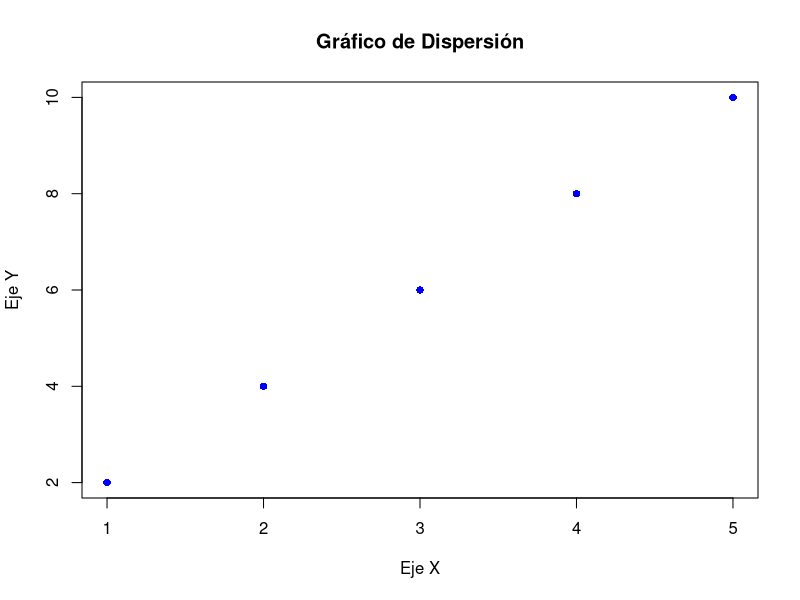
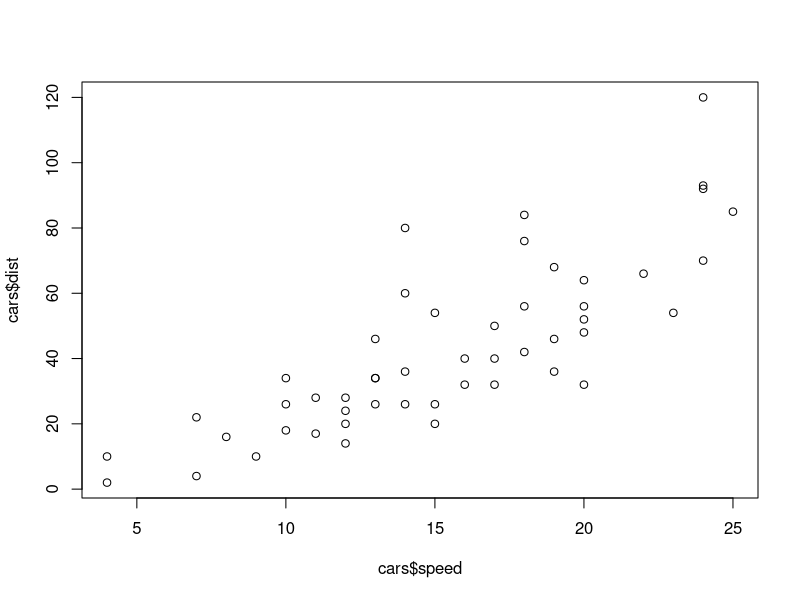
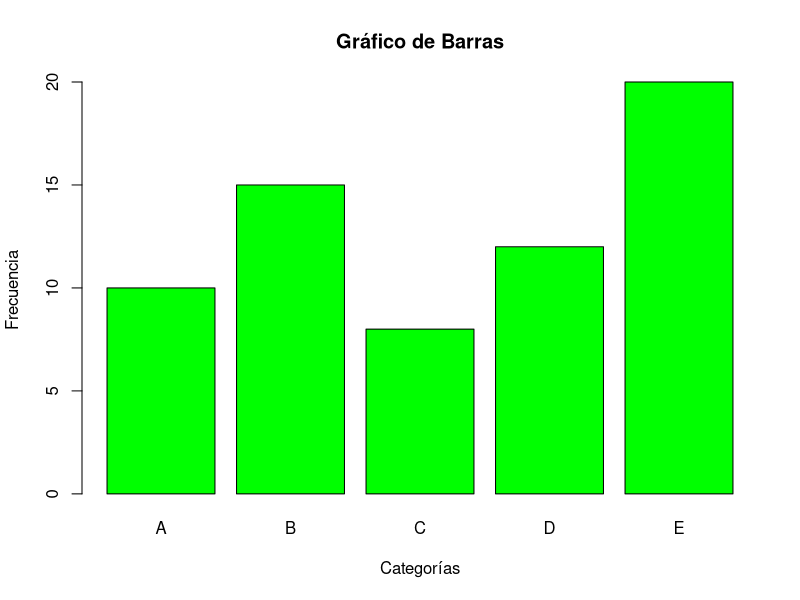
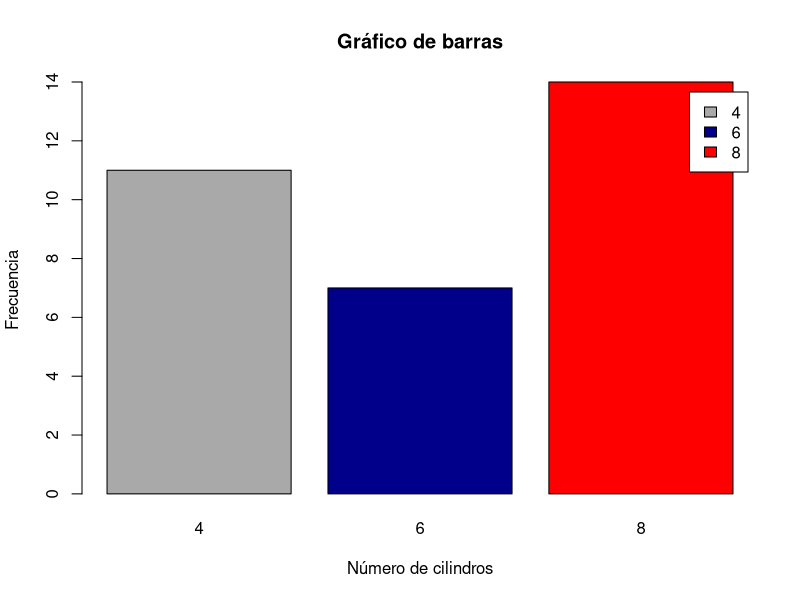
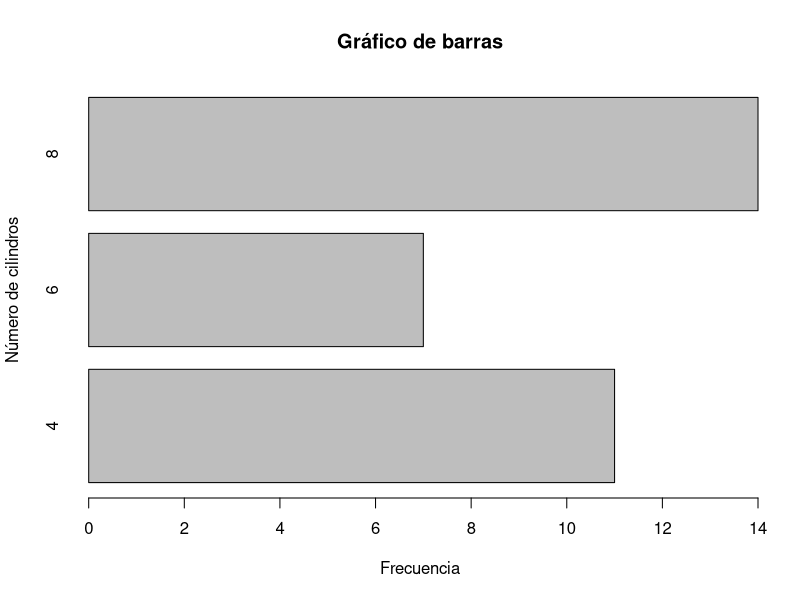
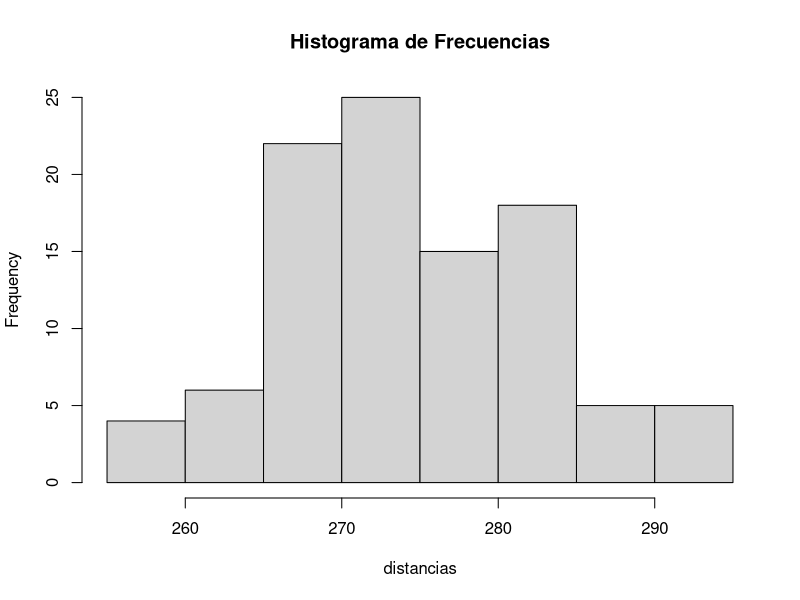
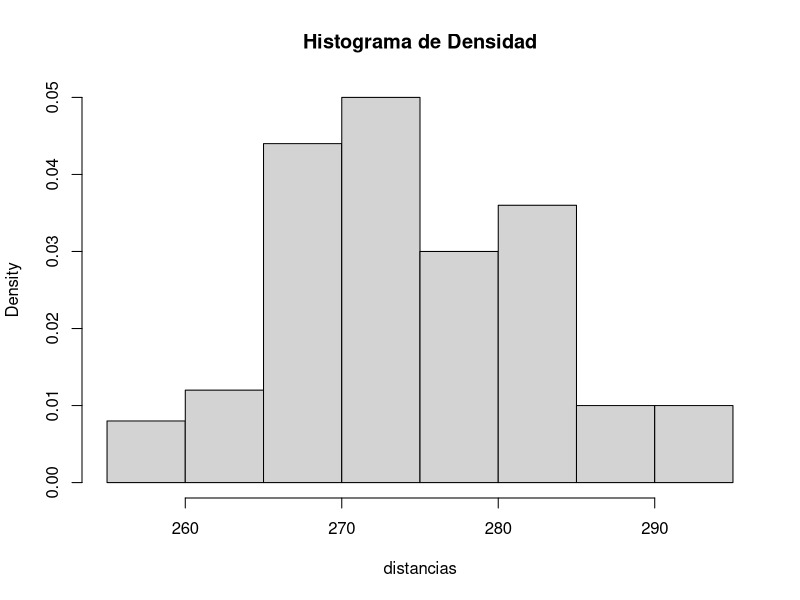
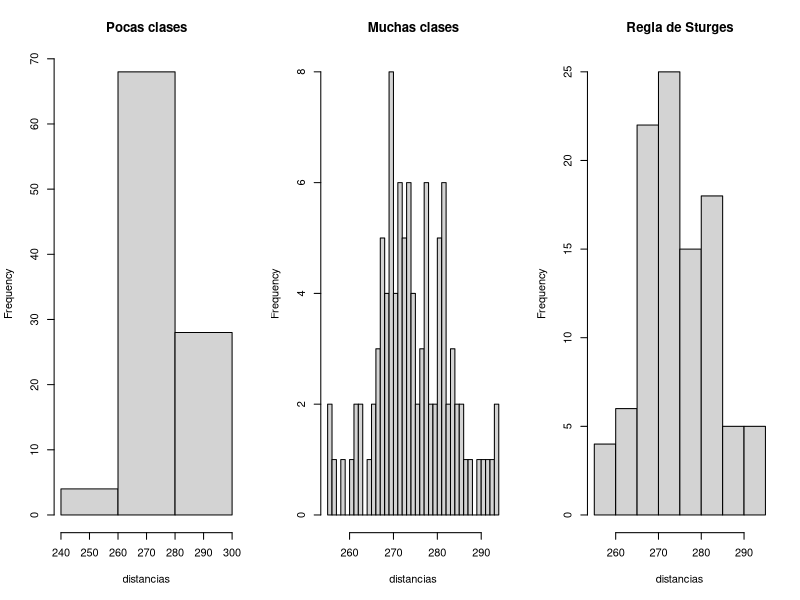

R code for these plots, in order:
## ---- chunk 1
knitr::opts_chunk$set(echo = TRUE, warning = FALSE, message = FALSE)
## ---- chunk 2
# Crear datos de ejemplo
x <- c(1, 2, 3, 4, 5)
y <- c(2, 4, 6, 8, 10)

# Crear el gráfico de dispersión
plot(x, y,
     main = "Gráfico de Dispersión",
     xlab = "Eje X",
     ylab = "Eje Y",
     pch = 16,  # Cambiar el tipo de punto
     col = "blue"  # Cambiar el color de los puntos
)
## ---- chunk 3
data(cars)
plot(cars$speed, cars$dist)
## ---- chunk 4
# Crear datos de ejemplo
categorias <- c("A", "B", "C", "D", "E")
frecuencias <- c(10, 15, 8, 12, 20)

# Crear el gráfico de barras
barplot(frecuencias,
        names.arg = categorias,
        main = "Gráfico de Barras",
        xlab = "Categorías",
        ylab = "Frecuencia",
        col = "green"  # Cambiar el color de las barras
)
## ---- chunk 5
data(mtcars)
attach(mtcars)

# Tabla de frecuencias
tabla <- table(cyl)
tabla

# Gráfico de barras
barplot(tabla, 
        main = "Gráfico de barras",  # título
        xlab = "Número de cilindros", 
        ylab = "Frecuencia",  # etiquetas
        col = c("darkgrey", "darkblue", "red"),  # color
        legend = rownames(tabla))  # leyenda

barplot(tabla, 
        main = "Gráfico de barras", 
        ylab = "Número de cilindros", 
        xlab = "Frecuencia", 
        horiz = TRUE)
## ---- chunk 6
distancias <- c(
  291.5, 274.4, 290.2, 276.4, 272.0, 268.7, 281.6, 281.6, 276.3, 285.9,
  269.6, 266.6, 283.6, 269.6, 277.8, 287.8, 267.6, 292.6, 273.4, 284.4,
  270.7, 274.0, 285.2, 275.5, 272.1, 261.3, 274.0, 279.3, 281.0, 293.1,
  277.5, 278.0, 272.5, 271.7, 280.8, 265.6, 260.1, 272.5, 281.3, 263.0,
  279.0, 267.3, 283.5, 271.2, 268.5, 277.1, 266.2, 266.4, 271.5, 280.3,
  267.8, 272.1, 269.7, 278.5, 277.3, 280.5, 270.8, 267.7, 255.1, 276.4,
  283.7, 281.7, 282.2, 274.1, 264.5, 281.0, 273.2, 274.4, 281.6, 273.7,
  271.0, 271.5, 289.7, 271.1, 256.9, 274.5, 286.2, 273.9, 268.5, 262.6,
  261.9, 258.9, 293.2, 267.1, 255.0, 269.7, 281.9, 269.6, 279.8, 269.9,
  282.6, 270.0, 265.2, 277.7, 275.5, 272.2, 270.0, 271.0, 284.3, 268.4
)

# Histograma de frecuencias
hist(distancias, main = "Histograma de Frecuencias")
## ---- chunk 7
# Histograma de densidad
hist(distancias, prob = TRUE, main = "Histograma de Densidad")
## ---- chunk 8
par(mfrow = c(1, 3))
hist(distancias, breaks = 2, main = "Pocas clases")
hist(distancias, breaks = 50, main = "Muchas clases")
hist(distancias, main = "Regla de Sturges")
par(mfrow = c(1, 1))
## ---- chunk 9
boxplot(distancias, horizontal = TRUE, main = "Boxplot de Distancias")
## ---- chunk 10
pairs(~mpg + disp + hp + wt, data = mtcars)
## ---- chunk 11
temp <- c(22.52, 18.70, 19.61, 22.79, 29.38, 30.19, 33.16,
          36.97, 33.29, 28.98, 24.31, 22.43)

temp2 <- cut(temp, breaks = c(0, 20, 30, 50))
temp2
